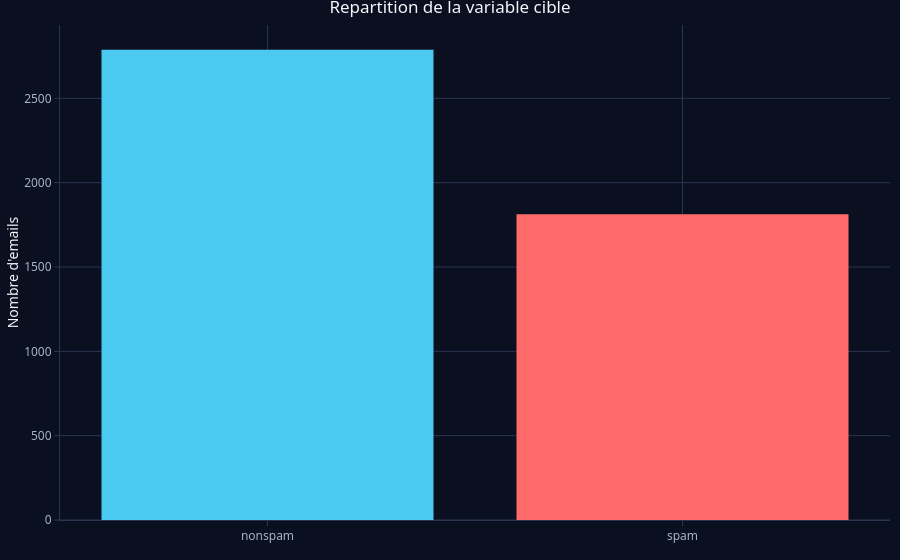

This figure's notebook cell:
### Markdown cell above
### Observation des données

Avant d'entraîner le moindre modèle, on regarde les données : **variable cible** (équilibre des classes),
**distribution** des variables explicatives et **corrélations**. Ce sont ces constats qui justifient les
choix de prétraitement et de métriques qui suivent.

#### 1. La variable cible

### Code cell
effectifs <- table(y)
print(data.frame(Effectif = as.vector(effectifs), Proportion = round(as.vector(prop.table(effectifs)), 3),
                 row.names = names(effectifs)))
cat("Accuracy du classifieur 'toujours nonspam' :", round(mean(y == "nonspam"), 3), "\n")

plot_ly(x = names(effectifs), y = as.vector(effectifs), type = "bar",
        marker = list(color = c(pick_color(0), pick_color(1)))) %>%
  layout(title = "Repartition de la variable cible", yaxis = list(title = "Nombre d'emails")) %>%
  apply_dark_theme()

### Figure 1 — Plotly figure (JSON) as saved in the notebook; plotly's stock layout.template omitted (floating-point values rounded to 4 significant figures)
{"data": [{"error_x": {"color": "rgba(76,201,240,1)"}, "error_y": {"color": "rgba(76,201,240,1)"}, "marker": {"color": ["#4cc9f0", "#ff6b6b"], "line": {"color": "rgba(76,201,240,1)"}}, "type": "bar", "x": ["nonspam", "spam"], "xaxis": "x", "y": [2788, 1813], "yaxis": "y"}], "layout": {"colorway": ["#4cc9f0", "#ff6b6b", "#ffd166", "#80ed99", "#c77dff", "#f4a261", "#90e0ef", "#e9c46a"], "font": {"color": "#f3f6fb", "family": "Segoe UI, Arial"}, "hoverlabel": {"bgcolor": "#121a2b", "font": {"color": "#f3f6fb"}}, "hovermode": "closest", "legend": {"bgcolor": "rgba(0,0,0,0)", "font": {"color": "#f3f6fb"}}, "margin": {"b": 40, "l": 60, "r": 10, "t": 25}, "paper_bgcolor": "#0b1020", "plot_bgcolor": "#0b1020", "showlegend": false, "title": "Repartition de la variable cible", "xaxis": {"automargin": true, "categoryarray": ["nonspam", "spam"], "categoryorder": "array", "domain": [0, 1], "gridcolor": "#2a3550", "linecolor": "#2a3550", "tickcolor": "#2a3550", "tickfont": {"color": "#a8b3c7"}, "title": [], "type": "category", "zerolinecolor": "#2a3550"}, "yaxis": {"automargin": true, "domain": [0, 1], "gridcolor": "#2a3550", "linecolor": "#2a3550", "tickcolor": "#2a3550", "tickfont": {"color": "#a8b3c7"}, "title": "Nombre d'emails", "zerolinecolor": "#2a3550"}}}
